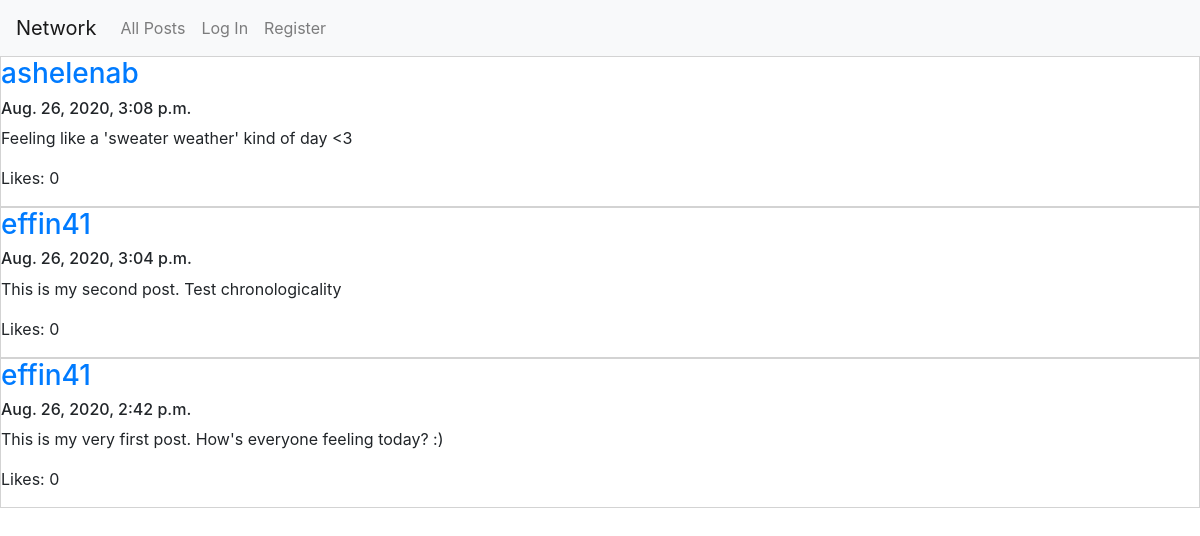
The page / on the database its author committed.
### network/models.py (models this page shows)
class Post(models.Model):
    owner = models.ForeignKey(User, on_delete=models.CASCADE)
    content = models.CharField(max_length = 280)
    likes = models.IntegerField(default = 0)
    timestamp = models.DateTimeField()

class User(AbstractUser):
    numFollowers = models.IntegerField(default = 0)
    numFollowing = models.IntegerField(default = 0)

### network/views.py (the view)
# urls.py: path("", views.index, name="index"),
def index(request):
    now = datetime.datetime.now()
    newPostForm = PostForm(initial = {'owner': request.user, 'likes': 0, 'timestamp': now})
    posts = Post.objects.all()
    posts = posts.order_by("-timestamp").all()
    context = {'form': newPostForm, 'posts': posts}
    return render(request, "network/index.html", context)

### network/templates/network/index.html (shortened to what this page needs)
{% extends "network/layout.html" %}
{% block body %}
<div id="post-view">
    {% for post in posts %}
        <div style="border: 1px solid lightgray;">
            <a href="{% url 'profile' post.owner %}"><h3>{{post.owner}}</h3></a>
            <h6>{{post.timestamp}}</h6>
            <p>{{post.content}}</p>
            <p>Likes: {{post.likes}}</p>
        </div>
    {% endfor %}
</div>
{% endblock %}

### rows shown on the page
Post: owner "ashelenab", timestamp "Aug. 26, 2020, 3:08 p.m.", content "Feeling like a 'sweater weather' kind of day <3", likes "0"
Post: owner "effin41", timestamp "Aug. 26, 2020, 3:04 p.m.", content "This is my second post. Test chronologicality", likes "0"
Post: owner "effin41", timestamp "Aug. 26, 2020, 2:42 p.m.", content "This is my very first post. How's everyone feeling today? :)", likes "0"
